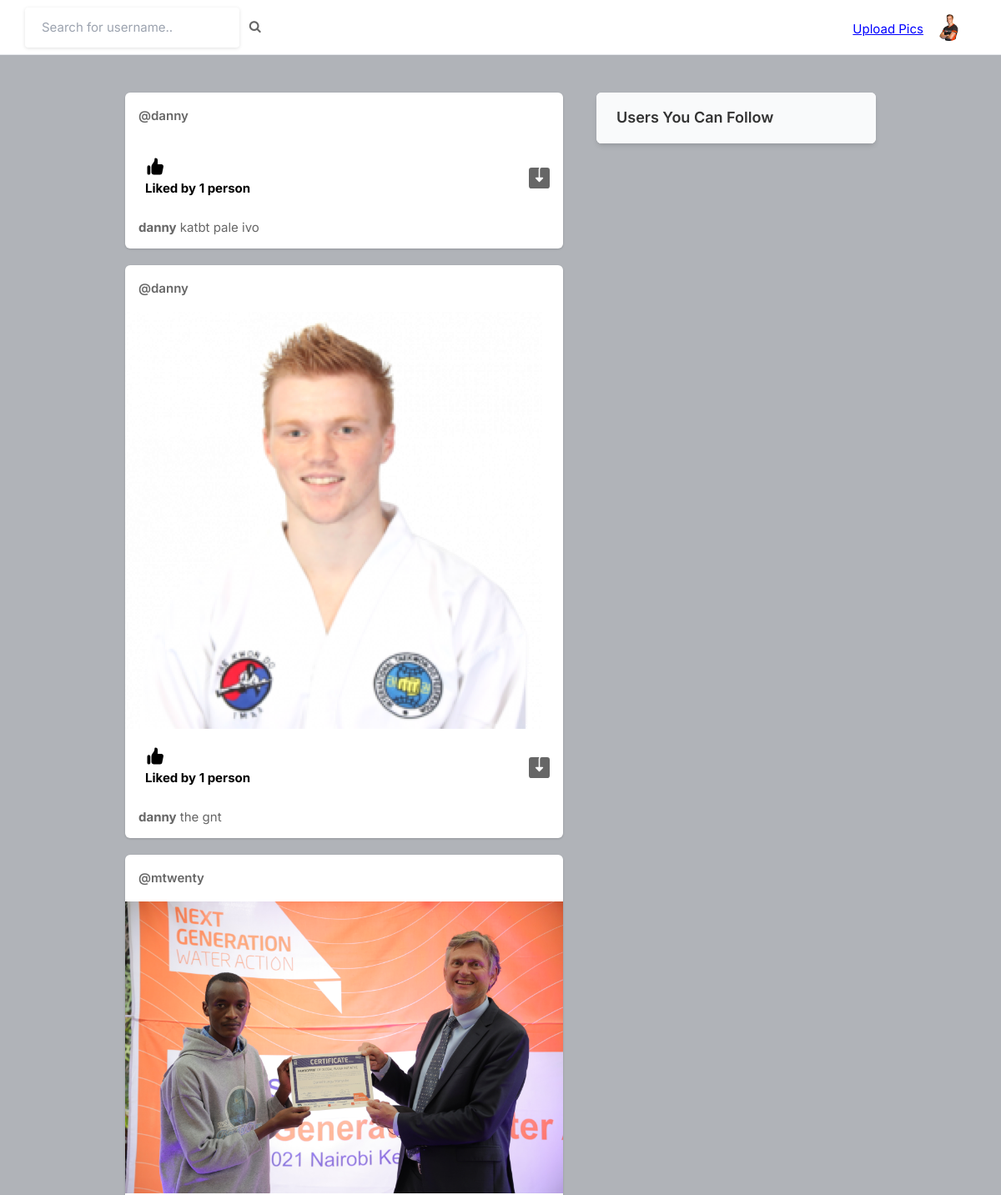
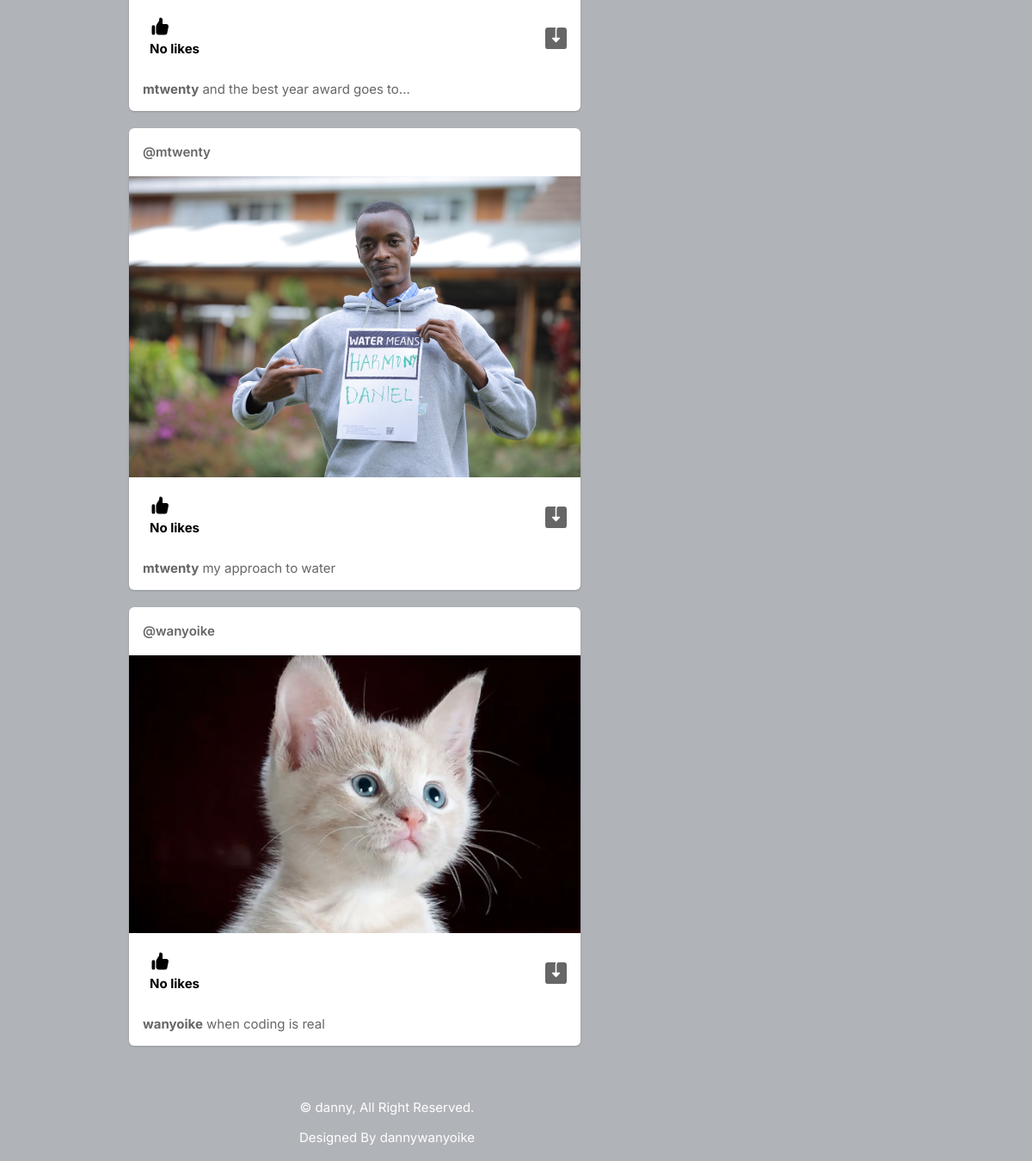
The app's page / (signed in) with its own data (2 pictures, top to bottom).
### core/models.py (models this page shows, shortened)
class Profile(models.Model):
    user = models.ForeignKey(User, on_delete=models.CASCADE)
    id_user = models.IntegerField()
    bio = models.TextField(blank=True)
    profileimg = models.ImageField(upload_to='profile_images', default='blank-profile-picture.png')
    location = models.CharField(max_length=100, blank=True)

class Post(models.Model):
    id = models.UUIDField(primary_key=True, default=uuid.uuid4)
    user = models.CharField(max_length=100)
    image = models.ImageField(upload_to='post_images')
    caption = models.TextField()
    created_at = models.DateTimeField(default=datetime.now)
    no_of_likes = models.IntegerField(default=0)

### core/views.py (the view)
# urls.py: path('',views.index,name='index'),
@login_required(login_url='signin')
def index(request):
    context = {}
    user_object = User.objects.get(username = request.user.username)
    user_profile = Profile.objects.get(user = user_object)
    posts = Post.objects.all()
    user_following_list = []
    feed = []
    user_following = FollowersCount.objects.filter(follower=request.user.username)
    for users in user_following:
        user_following_list.append(users.user)
    for usernames in user_following_list:
        feed_lists = Post.objects.filter(user=usernames)
        feed.append(feed_lists)
    users_posts = Post.objects.filter(user=request.user.username)
    feed.append(users_posts)
    feed_list = list(chain(*feed))
    all_users = User.objects.all()
    user_following_all = []
    for user in user_following:
        user_list = User.objects.get(username=user.user)
        user_following_all.append(user_list)
    new_suggestions_list = [x for x in list(all_users) if (x not in list(user_following_all))] #skip followesd user
    current_user = User.objects.filter(username=request.user.username) #logged in user
    final_suggestions_list = [x for x in list(new_suggestions_list) if ( x not in list(current_user))]
    random.shuffle(final_suggestions_list)  #randomize suggestions
    username_profile = []
    username_profile_list = []
    for users in final_suggestions_list:
        username_profile.append(users.id)
    for ids in username_profile:
        profile_lists = Profile.objects.filter(id_user=ids)
        username_profile_list.append(profile_lists)
    suggestions_username_profile_list = list(chain(*username_profile_list))
    context['user_profile'] = user_profile
    context['posts'] = feed_list
    context['suggestions_username_profile_list'] = suggestions_username_profile_list
    return render(request, 'index.html',context)

### templates/index.html (shortened to what this page needs)
{% load static %}
<!DOCTYPE html>
<html lang="en">
<head>
    <link rel="stylesheet" href="{% static 'assets/css/icons.css' %}">
    <link rel="stylesheet" href="{% static 'assets/css/uikit.css' %}">
    <link rel="stylesheet" href="{% static 'assets/css/style.css' %}">
    <link rel="stylesheet" href="{% static 'assets/css/tailwind.css' %}">
    <link rel="stylesheet" href="https://cdnjs.cloudflare.com/ajax/libs/font-awesome/4.7.0/css/font-awesome.min.css">
</head>
<body>
            <header>
                <div class="header_inner" >
                    <form action="/search" method="POST">
                    <div class="left-side">
                            <input type="text" name="username" placeholder="Search for username..">&nbsp; &nbsp;
                            <button type="submit"><i class="fa fa-search fa-1x"></i></button>
                    </div>
                    </form>
                    <div class="right-side lg:pr-4">
                        <a href="#"
                            class="text-blue" style="color:blue ;text-decoration:underline">
                              Upload Pics
                        </a>
                        <a href="#">
                            <img src="{{user_profile.profileimg.url}}" class="header-avatar" alt="">
                        </a>
                    </div>
                </div>
            </header>
            <div class="container m-auto">
                <div class="lg:flex justify-center lg:space-x-10 lg:space-y-0 space-y-5">
                    <div class="space-y-5 flex-shrink-0 lg:w-7/12">
                        {% for post in posts reversed %}
                        <div class="bg-white shadow rounded-md  -mx-2 lg:mx-0">
                            <div class="flex justify-between items-center px-4 py-3">
                                <div class="flex flex-1 items-center space-x-4">
                                    <span class="block font-semibold "><a href="/profile/{{post.user}}">@{{post.user}}</a></span>
                                </div>
                              <div>
                                <a href="#"> <i class="icon-feather-more-horizontal text-2xl hover:bg-gray-200 rounded-full p-2 transition -mr-1 "></i> </a>
                              </div>
                            </div>
                            <div uk-lightbox>
                                <a href="{{post.image.url}}">
                                    <img src="{{post.image.url}}" alt="">
                                </a>
                            </div>
                            <div class="py-3 px-4 space-y-3">
                                <div class="flex space-x-4 lg:font-bold">
                                    <a href="/like-post?post_id={{post.id}}" class="flex items-center space-x-2">
                                        <div class="p-2 rounded-full text-black">
                                            {% if post.no_of_likes == 0 %}
                                            <p>No likes</p>
                                            {% elif post.no_of_likes == 1 %}
                                            <p>Liked by {{post.no_of_likes}} person</p>
                                            {% else %}
                                            <p>Liked by {{post.no_of_likes}} people</p>
                                            {% endif %}
                                        </div>
                                    </a>
                                    <a href="{{post.image.url}}" class="flex items-center space-x-2 flex-1 justify-end" download>
                                    </a>
                                </div>
                                <p>
                                    <a href="/profile/{{post.user}}"><strong>{{post.user}}</strong></a> {{post.caption}}
                                </p>
                            </div>
                        </div>
                        {% endfor %}
                    </div>
                    <div class="lg:w-5/12">
                        <div class="bg-white  shadow-md rounded-md overflow-hidden">
                            <div class="bg-gray-50  border-b border-gray-100 flex items-baseline justify-between py-4 px-6 ">
                                <h2 class="font-semibold text-lg">Users You Can Follow</h2>
                            </div>
                        </div>
                    </div>
                </div>
            </div>
</body>
 {% include 'footer.html' %}
</html>

### static/assets/css/style.css (style rules this page uses)
body { background-color: #B0B3B8!important; }
button { vertical-align: middle; }
input { height: 48px; line-height: 48px; padding: 0 20px; outline: none; font-size: 15px; color: #808080; max-width: 100%; width: 100%; -webkit-box-sizing: border-box; box-sizing: border-box; display: block; font-weight: 400; opacity: 1; border-radius: 4px; border: none; -webkit-box-shadow: 0 1px 4px 0px rgba(0, 0, 0, 0.12); box-shadow: 0 1px 4px 0px rgba(0, 0, 0, 0.12); }
input[type="text"], input[type="password"], input[type="email"], input[type="number"] { height: 48px; line-height: 48px; padding: 0 20px; outline: none; font-size: 15px; color: #808080; max-width: 100%; width: 100%; -webkit-box-sizing: border-box; box-sizing: border-box; display: block; font-weight: 400; opacity: 1; border-radius: 4px; border: none; -webkit-box-shadow: 0 1px 4px 0px rgba(0, 0, 0, 0.12); box-shadow: 0 1px 4px 0px rgba(0, 0, 0, 0.12); }
input { -webkit-transition: all 0.1s ease-in-out; transition: all 0.1s ease-in-out; }
::placeholder { color: #808080; opacity: 1; }
button { border: none; margin: 0; padding: 0; width: auto; overflow: visible; background: transparent; color: inherit; font: inherit; line-height: normal; cursor: pointer; }
a { color: #be185d; -webkit-transition: 0.3s; transition: 0.3s; outline: none !important; }
button { outline: none !important; }
img { max-width: 100%; }
body { color: #666; font-size: 15px; line-height: 27px; background-color: #f0f2f5; font-family: "Inter", sans-serif; text-transform: none; }
body p { font-size: 15px; line-height: 27px; }
h1, h2, h3, h4, h5, h6 { font-family: "Inter", sans-serif; text-transform: none; }
input[type="text"], input[type="password"], input[type="email"] { font-family: "Inter", sans-serif; text-transform: none; }
button, body .pac-container { font-family: "Inter", sans-serif; text-transform: none; }
h1, h2, h3, h4, h5, h6 { color: #333; font-weight: 500; margin: 0; padding: 0; }
h2 { font-size: 26px; }
b, strong { font-weight: 700 !important; }
@media (min-width: 1024px) { .container { max-width: 900px !important; padding-top: 45px; } }
header { background-color: #fff; left: 0; right: 0; top: 0; z-index: 99; height: 66px; display: -webkit-box; display: -ms-flexbox; display: flex; -webkit-box-align: center; -ms-flex-align: center; align-items: center; border-bottom: 1px solid #e5e7eb; }
header .header_inner { display: -webkit-box; display: -ms-flexbox; display: flex; -webkit-box-align: center; -ms-flex-align: center; align-items: center; max-width: 1090px; margin: auto; width: 100%; max-width: 100% !important; padding: 0 30px; }
header .header_inner .left-side { display: -webkit-box; display: -ms-flexbox; display: flex; -webkit-box-align: center; -ms-flex-align: center; align-items: center; }
header .header_inner .right-side { display: -webkit-box; display: -ms-flexbox; display: flex; -webkit-box-align: center; -ms-flex-align: center; align-items: center; -webkit-box-pack: end; -ms-flex-pack: end; justify-content: flex-end; margin-left: auto; }
header .header_inner .right-side .header-avatar { width: 32px; height: 32px; border-radius: 100%; margin-left: 15px; }

### records on screen
Profile: profileimg (picture)
Post: user "danny", no_of_likes "1", caption "katbt pale ivo"
Post: user "danny", image (picture), no_of_likes "1", caption "the gnt"
Post: user "mtwenty", image (picture), no_of_likes "No likes", caption "and the best year award goes to..."
Post: user "mtwenty", image (picture), no_of_likes "No likes", caption "my approach to water"
Post: user "wanyoike", image (picture), no_of_likes "No likes", caption "when coding is real"
